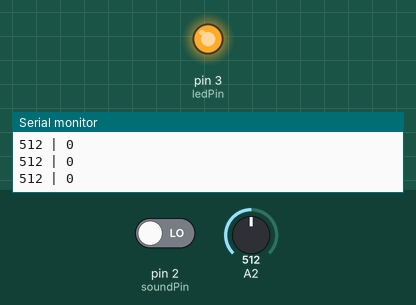
Bench run of a sketch on a simulated Arduino Uno, built with avr-gcc and run on an emulated ATmega328P. Shown: output pins drawn as LEDs (lit = HIGH), the last lines printed to the serial monitor. The test bench sets the inputs (shaded band); at power-on: pin 2 (soundPin) LOW, A2 = 512.

Above: at 1.2 s.
1.3 s: pin 2 (soundPin) driven HIGH
At 2.5 s:
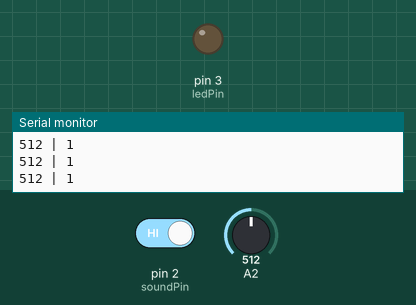
2.8 s: pin 2 (soundPin) driven LOW
At 3.7 s:
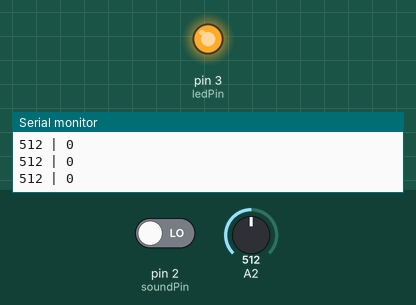
4.3 s: A2 set to 992
5.8 s: A2 set to 1007
Timing chart, 0 to 8.8 s (numbered marks = the images above; inputs shaded):
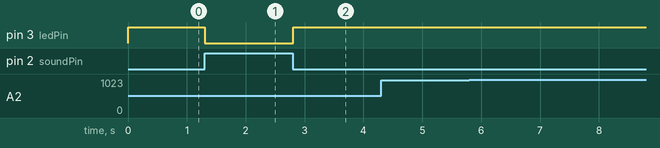

The sketch:

led_and_sound_1.ino
```cpp
const int soundPin = 2;     // the number of the Sensor pin
const int ledPin = 3;      // the number of the led pin

void setup() {

  pinMode(ledPin, OUTPUT);
  pinMode(soundPin, INPUT);

  Serial.begin(9600);
  Serial.println("Start!!!");
}

void EstablecerColor(int R, int G, int B) {

  //Se utiliza la expresión 255-X para “naturalizar los valores”. Dado
  //que el mayor brillo está asociado a la mayor diferencia de voltaje
  //entre la alimentación y las salidas PWM (lo que implica una salida
  //de 0V por el pin PWM, esto es, analogWrite(X, 0);).
  //////analogWrite(Rojo, 255 - R);
  //////analogWrite(Verde, 255 - G);
  //////analogWrite(Azul, 255 - B);

}

void Sound(){

  String res = "";
  int aValue = analogRead(soundPin);
  int dValue = digitalRead(soundPin);

  res.concat(aValue);
  res.concat(" | ");
  res.concat(dValue);

  Serial.println(res);

  if(dValue == 1){
    ledControl(false);
  }
  else{
    ledControl(true);
  }
}

void ledControl(bool isOn){

  if(!isOn){
    //Off
    digitalWrite(ledPin, LOW);
  }
  else{
    //On
    digitalWrite(ledPin, HIGH);
  }

}

void loop() {

  Sound();
  delay(10);

}
```

Measured:
- after the input at 1.3 s, pin 3 (ledPin): HIGH → LOW at once
- after the input at 2.8 s, pin 3 (ledPin): LOW → HIGH at once
